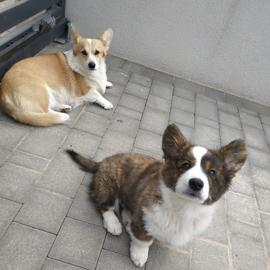
#> input picture PYTHON/hc_course/zajecia11/2corgi.jpg, 270 x 270 px, found by its file name
$ python zadania11.py
#> lines starting #> are read from the running program, lines starting #| are printed output that depends on the picture
# [51 lines of commented-out code are left out]

from PIL import Image

path = "E:\GIT\python_projects\PYTHON\hc_course\zajecia11\\"
name = "2corgi"
extension = ".jpg"

full_path = path + name + extension
# print(full_path)

img = Image.open(full_path)
#> img is the input picture: PIL image 270x270 RGB; mean R, G, B 151, 147.3, 141.6
width, height = img.width, img.height
#> width = 270; height = 270

print(width, height)
#| 270 270

name_medium = name + "_medium" + extension
name_small = name + "_small" + extension
name_tiny = name + "_tiny" + extension
print(name_medium)


scale_medium = 0.50
img_small = img.resize((int(scale_medium*width), int(scale_medium*height)))
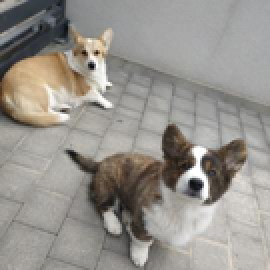
#> img_small: PIL image 135x135 RGB (shown 2 times larger); mean R, G, B 151, 147.3, 141.6
img_small.save(name_medium)


scale_small = 0.25
img_small = img.resize((int(scale_small*width), int(scale_small*height)))
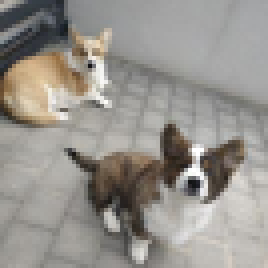
#> img_small: PIL image 67x67 RGB (shown 4 times larger); mean R, G, B 151, 147.3, 141.6
img_small.save(name_small)


height_tiny = 100
width_tiny = width
#> width_tiny = 270
print(height_tiny)
print(width_tiny)
#| 270

width_tiny = int((height_tiny*width)/height_tiny)

print(width_tiny)
#| 270
# img_small = img.resize(width, height_tiny)

img_small = img.resize(size=(width_tiny, height_tiny), resample=Image.Resampling.NEAREST)
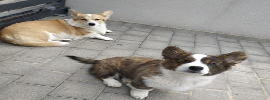
#> img_small: PIL image 270x100 RGB; mean R, G, B 151, 147.3, 141.6

img_small.save(name_tiny)


# ValueError: Unknown resampling filter (100). Use Image.Resampling.NEAREST (0),
# Image.Resampling.LANCZOS (1), Image.Resampling.BILINEAR (2), Image.Resampling.BICUBIC (3),
# Image.Resampling.BOX (4) or Image.Resampling.HAMMING (5)


# img_small.show()
